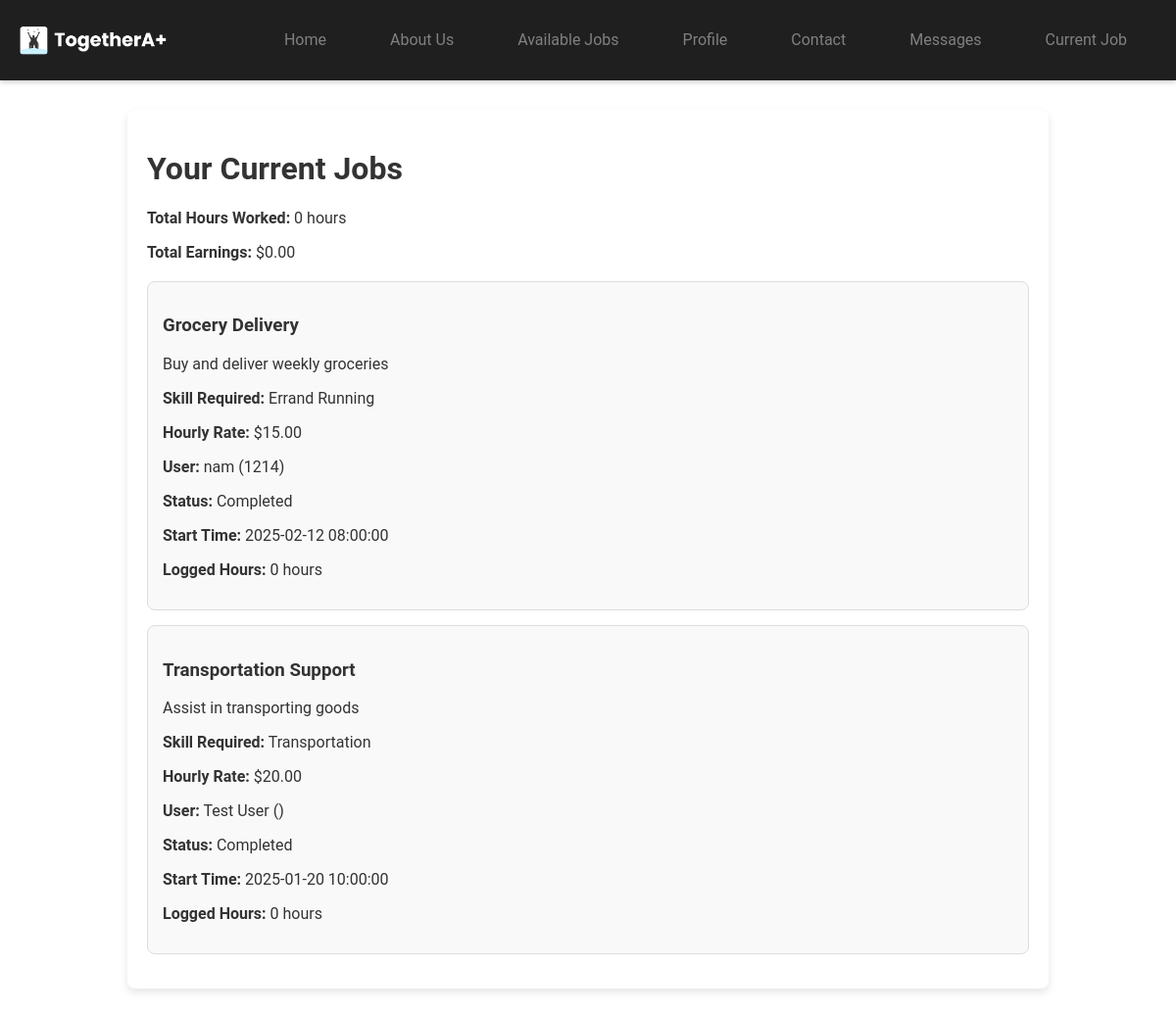
The app's page /current_jobs.php (signed in) with its own data.
### tables this page shows
CREATE TABLE `hiring_records` (
  `hiring_id` int(11) NOT NULL,
  `user_id` int(11) NOT NULL,
  `helper_id` int(11) NOT NULL,
  `task_id` int(11) NOT NULL,
  `start_time` datetime DEFAULT NULL,
  `end_time` datetime DEFAULT NULL,
  `total_hours` decimal(10,2) GENERATED ALWAYS AS (timestampdiff(HOUR,`start_time`,`end_time`)) VIRTUAL,
  `hourly_rate` decimal(10,2) NOT NULL,
  `fixed_price` decimal(10,2) DEFAULT NULL,
  `logged_hours` int(11) DEFAULT 0,
  `user_confirmation` enum('pending','confirmed','disputed') DEFAULT 'pending',
  `helper_confirmation` enum('pending','confirmed','disputed') DEFAULT 'pending',
  `admin_decision` enum('pending','resolved') DEFAULT 'pending',
  `created_at` timestamp NOT NULL DEFAULT current_timestamp(),
  `status` enum('pending','in_progress','completed','disputed') DEFAULT 'pending'
);

CREATE TABLE `tasks` (
  `task_id` int(11) NOT NULL,
  `user_id` int(11) NOT NULL,
  `title` varchar(255) NOT NULL,
  `description` text DEFAULT NULL,
  `skill_required` text DEFAULT NULL,
  `hourly_rate` decimal(10,2) NOT NULL,
  `fixed_rate` decimal(10,2) DEFAULT NULL,
  `urgency` varchar(6) DEFAULT NULL,
  `created_at` timestamp NOT NULL DEFAULT current_timestamp(),
  `updated_at` timestamp NOT NULL DEFAULT current_timestamp() ON UPDATE current_timestamp()
);

CREATE TABLE `users` (
  `user_id` int(11) NOT NULL,
  `name` varchar(255) NOT NULL,
  `email` varchar(255) NOT NULL,
  `profile_photo` text DEFAULT NULL,
  `password_hash` varchar(255) NOT NULL,
  `phone_number` varchar(15) DEFAULT NULL,
  `address` text DEFAULT NULL,
  `user_type` enum('disabled_individual','family_member','caretaker') NOT NULL,
  `created_at` timestamp NOT NULL DEFAULT current_timestamp(),
  `updated_at` timestamp NOT NULL DEFAULT current_timestamp() ON UPDATE current_timestamp(),
  `verification_status` enum('pending','verified','rejected') DEFAULT 'pending',
  `verified_by` int(11) DEFAULT NULL,
  `status` enum('active','suspended','deactivated') DEFAULT 'active'
);

### current_jobs.php (the view, shortened to what this page needs)
<?php
include 'dbconnect.php';
$helper_id = $_SESSION['helper_id'];
$hourly_query = "SELECT hr.hiring_id, t.title, t.description, t.skill_required, t.hourly_rate,
                        u.name AS user_name, u.phone_number, hr.start_time, hr.logged_hours, hr.status
                 FROM hiring_records hr
                 JOIN tasks t ON hr.task_id = t.task_id
                 JOIN users u ON hr.user_id = u.user_id
                 WHERE hr.helper_id = $helper_id AND t.hourly_rate IS NOT NULL
                 ORDER BY hiring_id DESC";
$hourly_jobs = $conn->query($hourly_query);
$total_query = "SELECT SUM(logged_hours) AS total_hours,
                       SUM(logged_hours * t.hourly_rate) AS total_earnings
                FROM hiring_records hr
                JOIN tasks t ON hr.task_id = t.task_id
                WHERE hr.helper_id = $helper_id AND hr.status = 'completed'";
$total_result = $conn->query($total_query);
$total_data = $total_result->fetch_assoc();
$total_hours = $total_data['total_hours'] ?? 0;
$total_earnings = $total_data['total_earnings'] ?? 0;
?>
<!DOCTYPE html>
<html lang="en">
<head>
</head>
<body>
<?php include "header_helper.php"?>
    <div class="current-jobs-container">
        <h1>Your Current Jobs</h1>
        <div class="summary">
            <p><strong>Total Hours Worked:</strong> <?php echo htmlspecialchars($total_hours); ?> hours</p>
            <p><strong>Total Earnings:</strong> $<?php echo htmlspecialchars(number_format($total_earnings, 2)); ?></p>
        </div>
        <?php if ($hourly_jobs->num_rows > 0): ?>
            <?php while ($row = $hourly_jobs->fetch_assoc()): ?>
                <div class="job-card">
                    <h3><?php echo htmlspecialchars($row['title']); ?></h3>
                    <p><?php echo htmlspecialchars($row['description']); ?></p>
                    <p><strong>Skill Required:</strong> <?php echo htmlspecialchars($row['skill_required']); ?></p>
                    <p><strong>Hourly Rate:</strong> $<?php echo htmlspecialchars($row['hourly_rate']); ?></p>
                    <p><strong>User:</strong> <?php echo htmlspecialchars($row['user_name']); ?> (<?php echo htmlspecialchars($row['phone_number']); ?>)</p>
                    <p><strong>Status:</strong> <?php echo ucfirst(htmlspecialchars($row['status'])); ?></p>
                    <p><strong>Start Time:</strong> <?php echo htmlspecialchars($row['start_time']); ?></p>
                    <p><strong>Logged Hours:</strong> <?php echo htmlspecialchars($row['logged_hours']); ?> hours</p>
                </div>
            <?php endwhile; ?>
        <?php else: ?>
            <p>No hourly-based jobs at the moment.</p>
        <?php endif; ?>
    </div>
</body>
</html>

### styles.css (style rules this page uses)
body { font-family: Arial, sans-serif; margin: 0; padding: 0; background-color: #121212; color: white; }

### home2.css (style rules this page uses)
body { font-family: 'Roboto', sans-serif; margin: 0; padding: 0; background-color: #ffffff; color: #333; }

### current_jobs.php (style rules this page uses)
.current-jobs-container { max-width: 900px; margin: 30px auto; padding: 20px; background: #fff; border-radius: 8px; box-shadow: 0 4px 8px rgba(0, 0, 0, 0.1); }
.job-card { padding: 15px; margin-bottom: 15px; border: 1px solid #ddd; border-radius: 8px; background-color: #f9f9f9; }
.summary { margin: 20px 0; font-size: 16px; }

### records on screen
hiring_records: task.title "Grocery Delivery", task.description "Buy and deliver weekly groceries", task.skill_required "Errand Running", task.hourly_rate "15.00", user.name "nam", user.phone_number "1214", status "Completed", start_time "2025-02-12 08:00:00", logged_hours "0"
hiring_records: task.title "Transportation Support", task.description "Assist in transporting goods", task.skill_required "Transportation", task.hourly_rate "20.00", user.name "Test User", status "Completed", start_time "2025-01-20 10:00:00", logged_hours "0"

### other values on screen
$total_hours "0"
$total_earnings "0.00"
